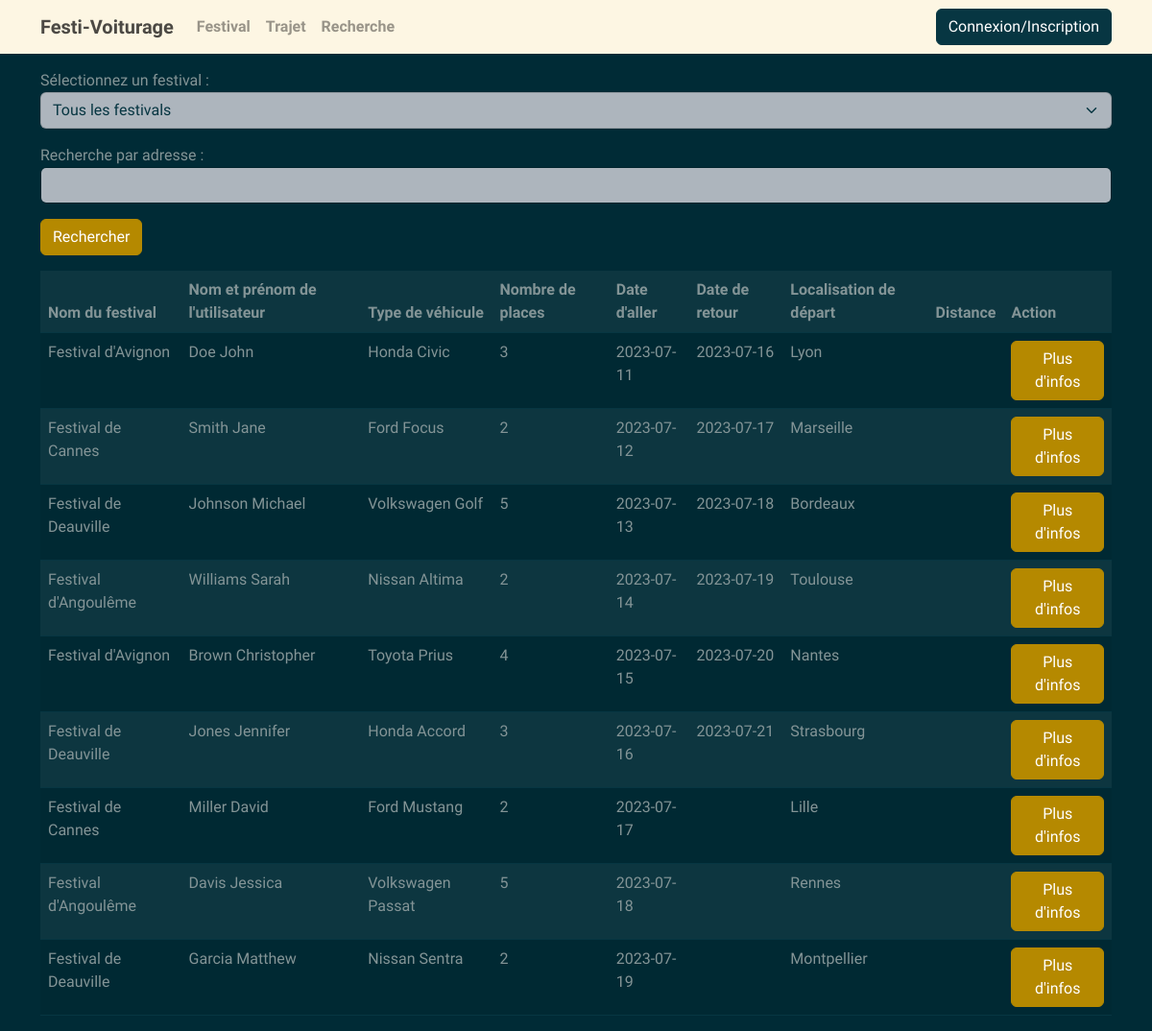
The page /Vue/Trajet.php on the database as committed earlier.
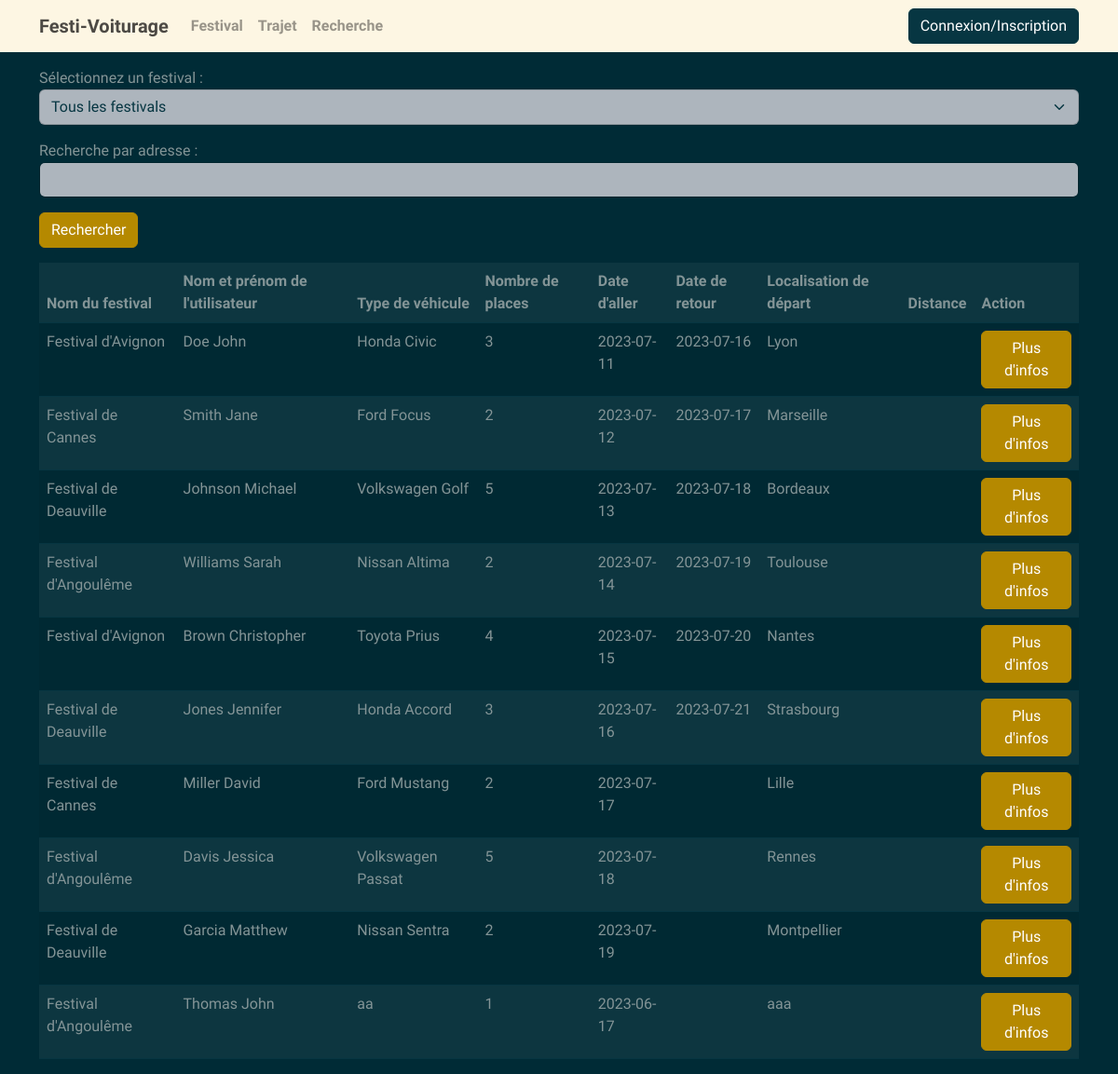
The same page on the database as committed later.
### tables this page shows
CREATE TABLE "Trajet" (
	"trajet_id"	INTEGER,
	"user_id"	INT NOT NULL,
	"festival_id"	int NOT NULL,
	"type_vehicule"	VARCHAR(255) NOT NULL,
	"places_disponibles"	INT NOT NULL,
	"date_aller"	DATE NOT NULL,
	"date_retour"	DATE,
	"localisation"	VARCHAR(255) NOT NULL,
	PRIMARY KEY("trajet_id" AUTOINCREMENT),
	FOREIGN KEY("festival_id") REFERENCES "Festival"("festival_id") ON DELETE CASCADE,
	FOREIGN KEY("user_id") REFERENCES "Festivalier"("user_id") ON DELETE CASCADE
);

CREATE TABLE "Festival" (
	"festival_id"	INTEGER,
	"nom"	VARCHAR(255) NOT NULL,
	"date_debut"	DATE NOT NULL,
	"date_fin"	DATE NOT NULL,
	"localisation"	VARCHAR(255) NOT NULL,
	"photo"	VARCHAR(255) NOT NULL,
	PRIMARY KEY("festival_id" AUTOINCREMENT)
);

CREATE TABLE "Festivalier" (
	"user_id"	INTEGER,
	"nom"	VARCHAR(255) NOT NULL,
	"prenom"	VARCHAR(255) NOT NULL,
	"email"	VARCHAR(255) NOT NULL,
	"mot_de_passe"	VARCHAR(255) NOT NULL,
	PRIMARY KEY("user_id" AUTOINCREMENT)
);

### DAO/TrajetDAO.php (called while the page is built, shortened)
<?php
require_once("../Model/Trajet.php");
class TrajetDAO
{
    protected $connect;
    public function __construct($db)
    {
        $this->connect = $db;
    }
    public function getAll(string $loc = null, $date = null, int $fesId = null)
    {
        $query = "SELECT * FROM Trajet";
        $stmt = $this->connect->prepare($query);
        $stmt->execute();
        $results = $stmt->fetchAll(PDO::FETCH_ASSOC);
        $trajets = array();
        foreach ($results as $result) {
            $trajet = new Trajet(
                $result['user_id'],
                $result['festival_id'],
                $result['type_vehicule'],
                $result['places_disponibles'],
                $result['date_aller'],
                $result['date_retour'],
                $result['localisation']
            );
            $trajet->setTrajetId($result['trajet_id']);
            $trajets[] = $trajet;
        }
        return $trajets;
    }
}
?>

### Model/Trajet.php (called while the page is built, shortened)
<?php
class Trajet {
    private $trajet_id;
    private $user_id;
    private $festival_id;
    private $type_vehicule;
    private $places_disponibles;
    private $date_aller;
    private $date_retour;
    private $localisation;
    public function __construct($user_id = null,$festival_id=null, $type_vehicule = null, $places_disponibles = null, $date_aller = null, $date_retour = null,$localisation =null,$distance=null) {
        $this->user_id = $user_id;
        $this->festival_id=$festival_id;
        $this->type_vehicule = $type_vehicule;
        $this->places_disponibles = $places_disponibles;
        $this->date_aller = $date_aller;
        $this->date_retour = $date_retour;
        $this->localisation=$localisation;
    }
    public function getTrajetId() {
        return $this->trajet_id;
    }
    public function setTrajetId($trajet_id) {
        $this->trajet_id = $trajet_id;
    }
    public function getUserId() {
        return $this->user_id;
    }
    public function getFestivalId() {
        return $this->festival_id;
    }
    public function getTypeVehicule() {
        return $this->type_vehicule;
    }
    public function getPlacesDisponibles() {
        return $this->places_disponibles;
    }
    public function getDateAller() {
        return $this->date_aller;
    }
    public function getDateRetour() {
        return $this->date_retour;
    }
    public function getLocalisation() {
        return $this->localisation;
    }
}
?>

### DAO/FestivalDAO.php (called while the page is built, shortened)
<?php
require_once("../Model/Festival.php");
class FestivalDAO {
    protected $connect;
    public function __construct(PDO $connect) {
        $this->connect = $connect;
    }
    public function getById($festival_id) {
        $query = "SELECT * FROM Festival WHERE festival_id = :festival_id";
        $stmt = $this->connect->prepare($query);
        $stmt->bindValue(':festival_id', $festival_id);
        $stmt->execute();
        $result = $stmt->fetch(PDO::FETCH_ASSOC);
        if ($result) {
            return new Festival(
                $result['nom'],
                $result['date_debut'],
                $result['date_fin'],
                $result['localisation'],
                $result['photo']
            );
        } else {
            return null;
        }
    }
}
?>

### Model/Festival.php (called while the page is built, shortened)
<?php
class Festival {
    private $nom;
    public function __construct($nom = null, $date_debut = null, $date_fin =null, $localisation = null, $photo = null) {
        $this->nom = $nom;
    }
    public function getNom() {
        return $this->nom;
    }
}
?>

### DAO/FestivalierDAO.php (called while the page is built, shortened)
<?php
require_once("../Model/Festivalier.php");
class FestivalierDAO {
    protected $connect;
    public function __construct($db) {
        $this->connect = $db;
    }
    public function getById($user_id) {
        $query = "SELECT * FROM Festivalier WHERE user_id = :user_id";
        $stmt = $this->connect->prepare($query);
        $stmt->bindValue(':user_id', $user_id);
        $stmt->execute();
        $result = $stmt->fetch(PDO::FETCH_ASSOC);
        if ($result) {
            $res= new Festivalier(
                $result['prenom'],
                $result['nom'],
                $result['email'],
                $result['mot_de_passe']
            );
            $res->setID($user_id);
            return $res;
        } else {
            return null;
        }
    }
}
?>

### Model/Festivalier.php (called while the page is built, shortened)
<?php
class Festivalier {
    private $Prenom;
    private $Nom;
    public function __construct( $Prenom = null, $Nom = null, $Email = null, $Pwd = null) {
        $this->Prenom = $Prenom;
        $this->Nom = $Nom;
    }
    public function getPrenom() {
        return $this->Prenom;
    }
    public function getNom() {
        return $this->Nom;
    }
}
?>

### Vue/Trajet.php (the view, shortened to what the changed rows need)
<!DOCTYPE html>
<html>
<head>
</head>
<body>
<div class="container">
        <?php
        require_once("../DAO/FestivalierDAO.php");
        require_once("../DAO/FestivalDAO.php");
        require_once("../DAO/TrajetDAO.php");
        require_once("../Model/Trajet.php");
        $dbFile = '../DB/Donne.db';
        $pdo = new PDO('sqlite:' . $dbFile);
        $trajetDAO = new TrajetDAO($pdo);
        $trajets = $trajetDAO->getAll();
        $festivalierDAO = new FestivalierDAO($pdo);
        $festivalDAO = new FestivalDAO($pdo);
        ?>
    <div class="table-responsive">
        <table class="table table-striped table-hover">
        <thead>
            <tr>
                <th>Nom du festival</th>
                <th>Nom et prénom de l'utilisateur</th>
                <th>Type de véhicule</th>
                <th>Nombre de places</th>
                <th>Date d'aller</th>
                <th>Date de retour</th>
                <th>Localisation de départ</th>
                <th>Distance</th>
                <th>Action</th>
            </tr>
    </thead>
            <tbody>
            <?php
            foreach ($trajets as $trajet) {
                $festivalId = $trajet->getFestivalId();
                $festivalierId = $trajet->getUserId();
                $festival = $festivalDAO->getById($festivalId);
                $festivalier = $festivalierDAO->getById($festivalierId);
                echo '<tr class="trajet-row" data-festival-id="' . $festivalId . '" data-trajet-id="'.$trajet->getTrajetId().'">';
                echo '<td>' . $festival->getNom() . '</td>';
                echo '<td>' . $festivalier->getNom() . ' ' . $festivalier->getPrenom() . '</td>';
                echo '<td>' . $trajet->getTypeVehicule() . '</td>';
                echo '<td>' . $trajet->getPlacesDisponibles() . '</td>';
                echo '<td>' . $trajet->getDateAller() . '</td>';
                echo '<td>' . $trajet->getDateRetour() . '</td>';
                echo '<td>' . $trajet->getLocalisation() . '</td>';
                echo '<td></td>';
                echo '<td>';
                echo '<form action="InfoTrajet.php" method="post">';
                echo '<button type="submit" class="btn btn-primary">Plus d\'infos</button>';
                echo '</form>';
                echo '</td>';
                echo '</tr>';
            }
            ?>
            </tbody>
        </table>
    </div>
</div>
</body>
</html>

Rows that differ between the two databases and show on the page:
added trajet: festival.nom "Festival d'Angoulême", user.nom "Thomas", user.prenom "John", type_vehicule "aa", places_disponibles "1", date_aller "2023-06-17", localisation "aaa"
